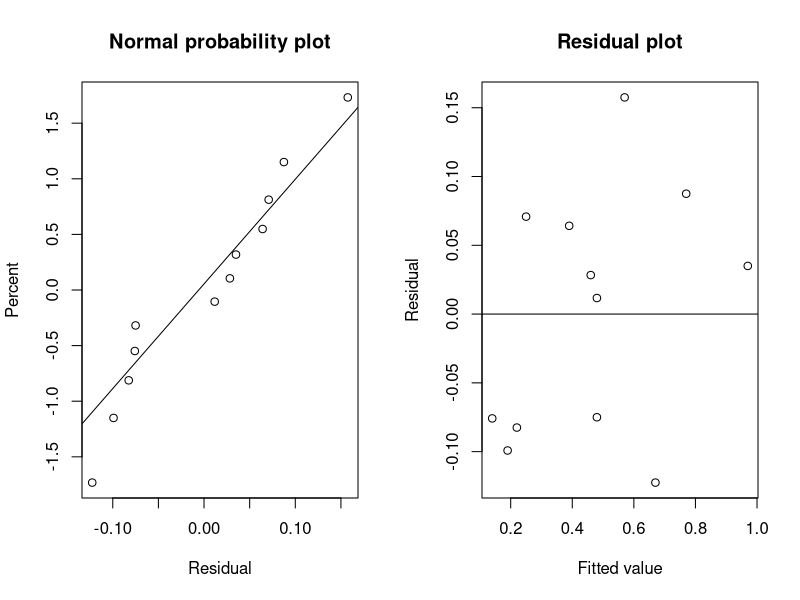

Write the R code that produced this figure.
#Ex11.3, Page 424
#Answers may vary slightly due to rounding off of values

#To create data frame
brand<-rep(c("I","II","III"),4)
WT<-rep(c("1","2","3","4"),each=3)  #WT<-Washing treatment
col_change<-c(0.97,0.77,0.67,0.48,0.14,0.39,0.48,0.22,0.57,0.46,0.25,0.19)

df1<-data.frame(brand,WT,col_change)
print(df1)

#To display ANOVA table
a<-aov(col_change~brand+WT,data=df1)
print(a)
cat("\nSummarized table:\n")
print(summary(a))

#Diagnostic plots
model<-lm(col_change~brand+WT,data=df1)
par(mfrow=c(1,2))
qqnorm(model$residuals,datax=TRUE,main="Normal probability plot",ylab="Residual",xlab="Percent")
qqline(model$residuals,datax=TRUE)

plot(df1$col_change,resid(model),main="Residual plot",xlab="Fitted value",ylab="Residual")
abline(0,0)
